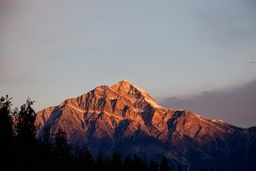
#> input picture W3D4/mountain.jpg, 256 x 171 px, shrunk from 1080 x 720 before the run
$ jupyter execute 'W3D4 - Activity 1 Notebook.ipynb'   (shell and % lines are left out)
#> lines starting #> are read from the running program, lines starting #| are printed output that depends on the picture
## !pip install opencv-python

[cell 1]
import cv2
image = cv2.imread("mountain.jpg")
#> image is the input picture: shape (171, 256, 3); mean B, G, R 118.7, 113.3, 119.3

[cell 2]
# convert to RGB
image = cv2.cvtColor(image, cv2.COLOR_BGR2RGB)

[cell 3]
import numpy as np
from matplotlib import pyplot as plt

[cell 4]
# reshape the image to a 2D array of pixels and 3 color values (RGB)
pixel_values = image.reshape((-1, 3))
# convert to float
pixel_values = np.float32(pixel_values)

[cell 5]
pixel_values.shape
#> Out = (43776, 3)

Type of termination criteria. It has 3 flags as below:
* #### cv.TERM_CRITERIA_EPS — stop the algorithm iteration if specified accuracy, epsilon, is reached.
* #### cv.TERM_CRITERIA_MAX_ITER — stop the algorithm after the specified number of iterations, max_iter.
* #### cv.TERM_CRITERIA_EPS + cv.TERM_CRITERIA_MAX_ITER — stop the iteration when any of the above condition is met.

#### Play around with different criteria to check if results change

[cell 6]
# define stopping criteria
criteria = (cv2.TERM_CRITERIA_EPS , 150, 0.5)
#criteria = (cv2.TERM_CRITERIA_EPS,50,0.5)

### Choose number of clusters for your image. Play around with this number to see what results you get. How do you decide the right number

[cell 7]
# number of clusters (K)
k = 20
_, labels, (centers) = cv2.kmeans(pixel_values, k, None, criteria, 10, cv2.KMEANS_RANDOM_CENTERS)
#> centers = 20 rows, first 8: [194.9, 101.2, 61.27], [238.1, 168.9, 123.6], [212, 127.9, 87.39], [159.6, 78.48, 51.43], [114.6, 101.3, 110.1], [165.7, 100.1, 80.6], [180.8, 173.4, 167.4], [4.87, 13.49, 38.59]

[cell 8]
# convert back to 8 bit values
centers = np.uint8(centers)
#> centers = 20 rows, first 8: [194, 101, 61], [238, 168, 123], [212, 127, 87], [159, 78, 51], [114, 101, 110], [165, 100, 80], [180, 173, 167], [4, 13, 38]

[cell 9]
# flatten the labels array
labels = labels.flatten()

# convert all pixels to the color of the centroids
segmented_image = centers[labels.flatten()]

# reshape back to the original image dimension
segmented_image = segmented_image.reshape(image.shape)
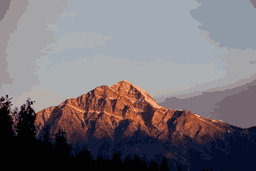
#> segmented_image: shape (171, 256, 3); mean R, G, B 118.6, 112.9, 118.1
# show the image
plt.imshow(segmented_image)
plt.show()
